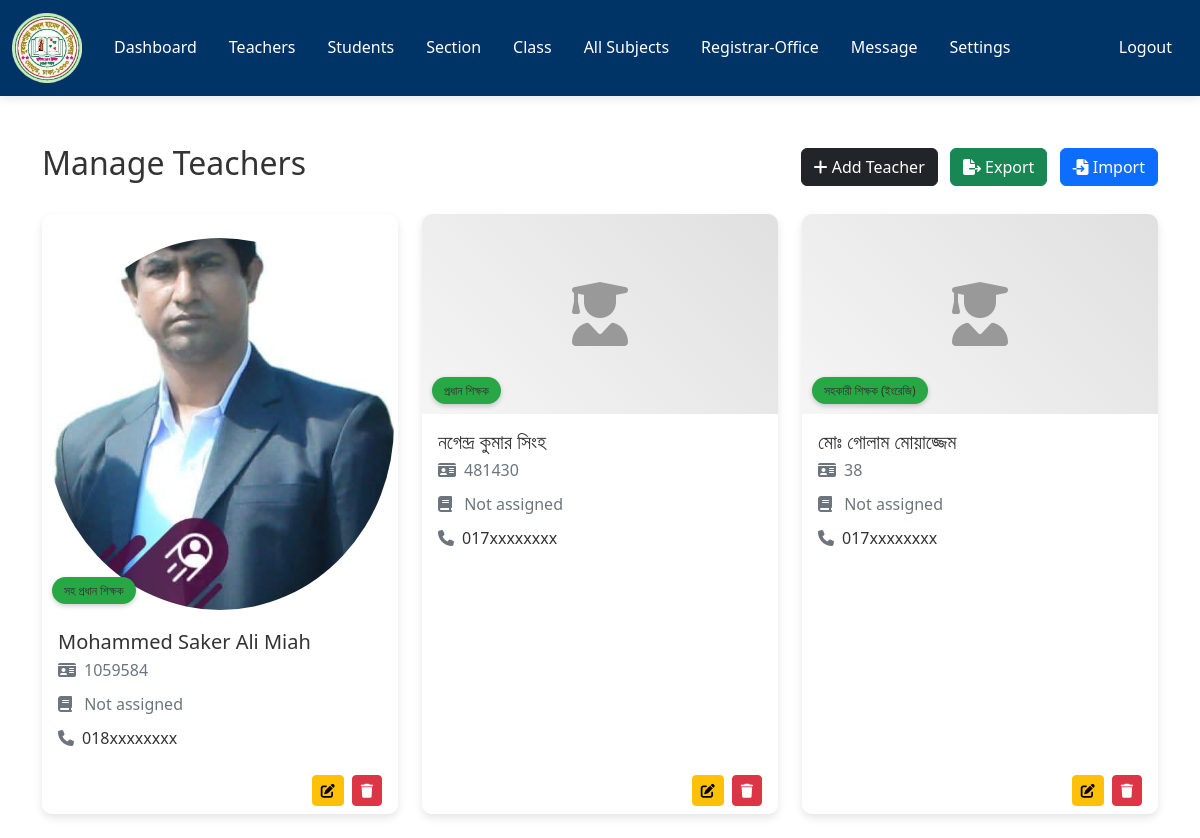
/admin/teacher.php (signed in), run on an earlier commit of the app's database.
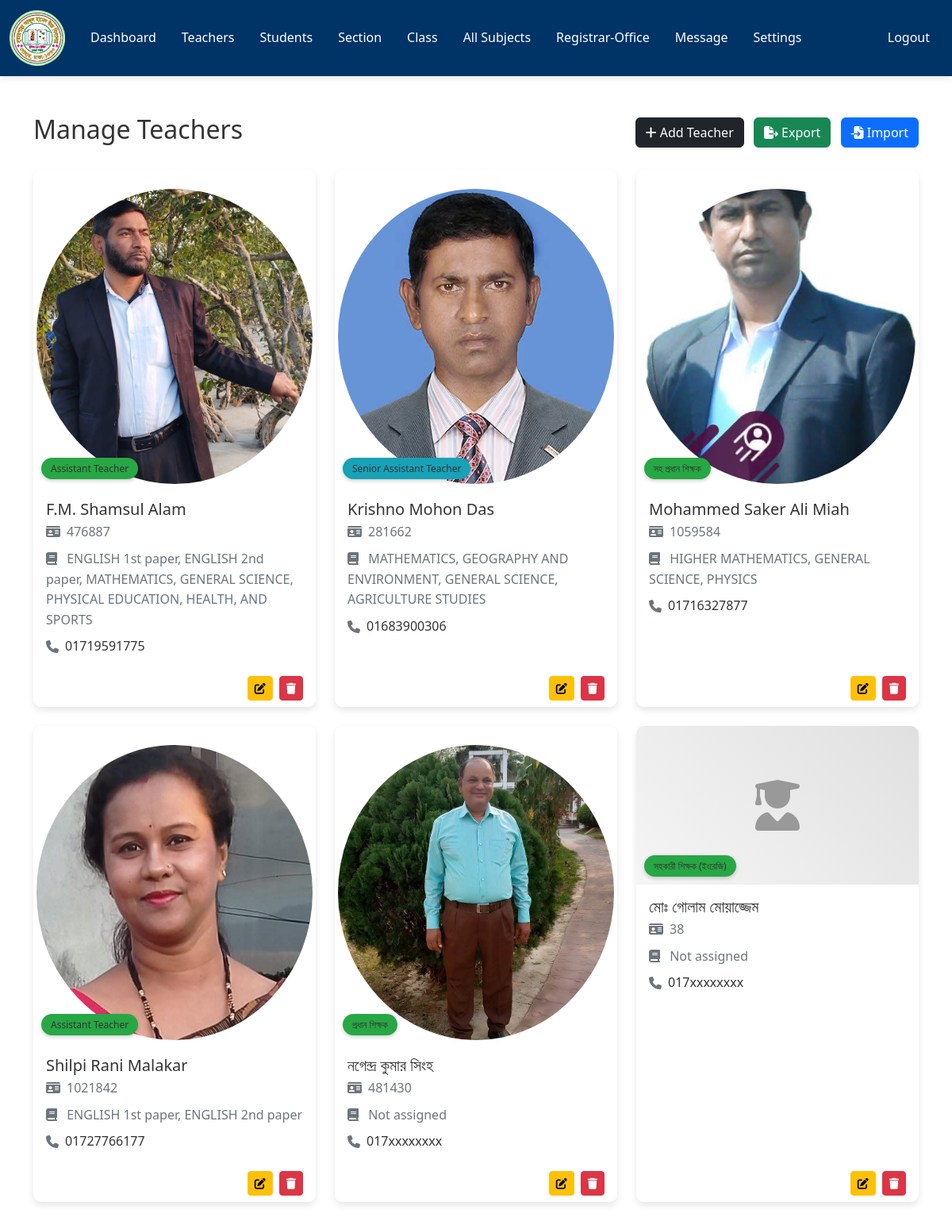
And on a later commit of the database.
### tables this page shows
CREATE TABLE `teachers` (
  `teacher_id` int(11) NOT NULL,
  `username` varchar(127) NOT NULL,
  `password` varchar(255) DEFAULT NULL,
  `fname` varchar(127) NOT NULL,
  `lname` varchar(127) DEFAULT NULL,
  `teacher_index` varchar(50) DEFAULT NULL COMMENT 'Unique teacher identification number',
  `designation` varchar(100) DEFAULT NULL COMMENT 'Position/Rank of the teacher',
  `salary_code` varchar(50) DEFAULT NULL COMMENT 'Salary scale or grade',
  `salary` decimal(10,2) DEFAULT NULL COMMENT 'Monthly salary amount',
  `highest_qualification` varchar(255) DEFAULT NULL COMMENT 'Highest educational degree',
  `qualification_details` text DEFAULT NULL,
  `subjects` varchar(255) DEFAULT NULL COMMENT 'Subjects taught (comma separated IDs)',
  `classes_assigned` varchar(255) DEFAULT NULL COMMENT 'Classes assigned (comma separated IDs)',
  `address` varchar(255) DEFAULT NULL,
  `employee_number` int(11) DEFAULT NULL,
  `date_of_birth` date DEFAULT NULL,
  `phone_number` varchar(31) DEFAULT NULL,
  `gender` varchar(10) DEFAULT NULL,
  `email_address` varchar(255) DEFAULT NULL,
  `date_of_joined` date DEFAULT NULL COMMENT 'Date joined this school',
  `years_of_experience` int(11) DEFAULT NULL COMMENT 'Total years of teaching experience',
  `marital_status` varchar(20) DEFAULT NULL,
  `bank_name` varchar(100) DEFAULT NULL,
  `bank_account` varchar(50) DEFAULT NULL,
  `emergency_contact` varchar(100) DEFAULT NULL,
  `emergency_phone` varchar(31) DEFAULT NULL,
  `notes` text DEFAULT NULL,
  `image_path` varchar(255) DEFAULT NULL
);

### admin/data/teacher.php (called while the page is built, shortened)
<?php
function getAllTeachers($conn) {
    $sql = "SELECT * FROM teachers ORDER BY fname, lname";
    $stmt = $conn->prepare($sql);
    $stmt->execute();
    if ($stmt->rowCount() >= 1) {
        return $stmt->fetchAll();
    } else {
        return 0;
    }
}
?>

### admin/data/subject.php (called while the page is built, shortened)
<?php
function getSubjectById($subject_id, $conn) {
    $sql = "SELECT * FROM subjects WHERE subject_id=?";
    $stmt = $conn->prepare($sql);
    $stmt->execute([$subject_id]);
    if ($stmt->rowCount() == 1) {
        $subject = $stmt->fetch();
        return $subject;
    } else {
        return 0;
    }
}
?>

### admin/teacher.php (the view, shortened to what the changed rows need)
<?php
if (isset($_SESSION['admin_id']) && isset($_SESSION['role'])) {
    if ($_SESSION['role'] == 'Admin') {
        include "../DB_connection.php";
        include "data/teacher.php";
        include "data/subject.php";
        include "data/class.php";
        $teachers = getAllTeachers($conn);
?>
<!DOCTYPE html>
<html lang="en">
<head>
    <link rel="stylesheet" href="https://cdn.jsdelivr.net/npm/bootstrap@5.2.0/dist/css/bootstrap.min.css">
    <link rel="stylesheet" href="https://cdnjs.cloudflare.com/ajax/libs/font-awesome/6.4.0/css/all.min.css">
    <link rel="stylesheet" href="../css/style.css">
</head>
<body>
    <div class="container mt-5">
        <div class="d-flex justify-content-between align-items-center mb-4">
            <h2>Manage Teachers</h2>
        </div>
        <div class="row">
            <?php if ($teachers != 0) {
                foreach ($teachers as $teacher) {
                    $subjects = [];
                    if (!empty($teacher['subjects'])) {
                        $subjectIds = explode(',', $teacher['subjects']);
                        foreach ($subjectIds as $subjectId) {
                            $subject = getSubjectById($subjectId, $conn);
                            if ($subject) $subjects[] = $subject['subject_name'];
                        }
                    }
            ?>
            <div class="col-md-6 col-lg-4 mb-4">
                <div class="card teacher-card h-100">
                    <div class="card-img-top position-relative">
                        <?php if (!empty($teacher['image_path'])): ?>
                            <img src="../admin/<?=htmlspecialchars($teacher['image_path'])?>" class="teacher-img" alt="<?=htmlspecialchars($teacher['fname'])?> <?=htmlspecialchars($teacher['lname'])?>">
                        <?php else: ?>
                            <div class="teacher-img-placeholder">
                                <i class="fas fa-user-graduate"></i>
                            </div>
                        <?php endif; ?>
                        <span class="position-badge bg-<?=
                            strpos($teacher['designation'], 'Head') !== false ? 'primary' :
                            (strpos($teacher['designation'], 'Senior') !== false ? 'info' : 'success') ?>">
                            <?=$teacher['designation']?>
                        </span>
                    </div>
                    <div class="card-body">
                        <h5 class="card-title mb-1"><?=$teacher['fname']?> <?=$teacher['lname']?></h5>
                        <p class="text-muted mb-2">
                            <i class="fas fa-id-card me-2"></i><?=$teacher['teacher_index']?>
                        </p>
                        <p class="text-muted mb-2">
                            <i class="fas fa-book me-2"></i>
                            <?=!empty($subjects) ? implode(', ', $subjects) : 'Not assigned'?>
                        </p>
                        <div class="d-flex align-items-center">
                            <i class="fas fa-phone me-2 text-muted"></i>
                            <?=$teacher['phone_number']?>
                        </div>
                    </div>
                    <div class="card-footer bg-white border-top-0">
                        <div class="d-flex justify-content-end">
                            <a href="teacher-edit.php?teacher_id=<?=$teacher['teacher_id']?>"
                               class="btn btn-sm btn-warning me-2">
                               <i class="fas fa-edit"></i>
                            </a>
                            <a href="teacher-delete.php?teacher_id=<?=$teacher['teacher_id']?>"
                               class="btn btn-sm btn-danger"
                               onclick="return confirm('Are you sure you want to delete this teacher?')">
                               <i class="fas fa-trash"></i>
                            </a>
                        </div>
                    </div>
                </div>
            </div>
            <?php }
            } ?>
        </div>
    </div>
</body>
</html>
<?php
    } else {
        header("Location: ../login.php");
        exit;
    }
} else {
    header("Location: ../login.php");
    exit;
}
?>

What changed in the data, as far as the page shows it:
added teachers: image_path (picture), designation "Assistant Teacher", fname "F.M. Shamsul", lname "Alam", teacher_index "476887", subjects "ENGLISH 1st paper, ENGLISH 2nd paper, MATHEMATICS, GENERAL SCIENCE, PHYSICAL EDUCATION, HEALTH, AND SPORTS", phone_number "01719591775"
added teachers: image_path (picture), designation "Senior Assistant Teacher", fname "Krishno", lname "Mohon Das", teacher_index "281662", subjects "MATHEMATICS, GEOGRAPHY AND ENVIRONMENT, GENERAL SCIENCE, AGRICULTURE STUDIES", phone_number "01683900306"
changed teachers "Mohammed Saker": subjects (not shown) → "HIGHER MATHEMATICS, GENERAL SCIENCE, PHYSICS"; phone_number "018xxxxxxxx" → "01716327877"; no longer shows "Not assigned"
added teachers: image_path (picture), designation "Assistant Teacher", fname "Shilpi Rani", lname "Malakar", teacher_index "1021842", subjects "ENGLISH 1st paper, ENGLISH 2nd paper", phone_number "01727766177"
changed teachers "নগেন্দ্র কুমার": image_path: picture added
